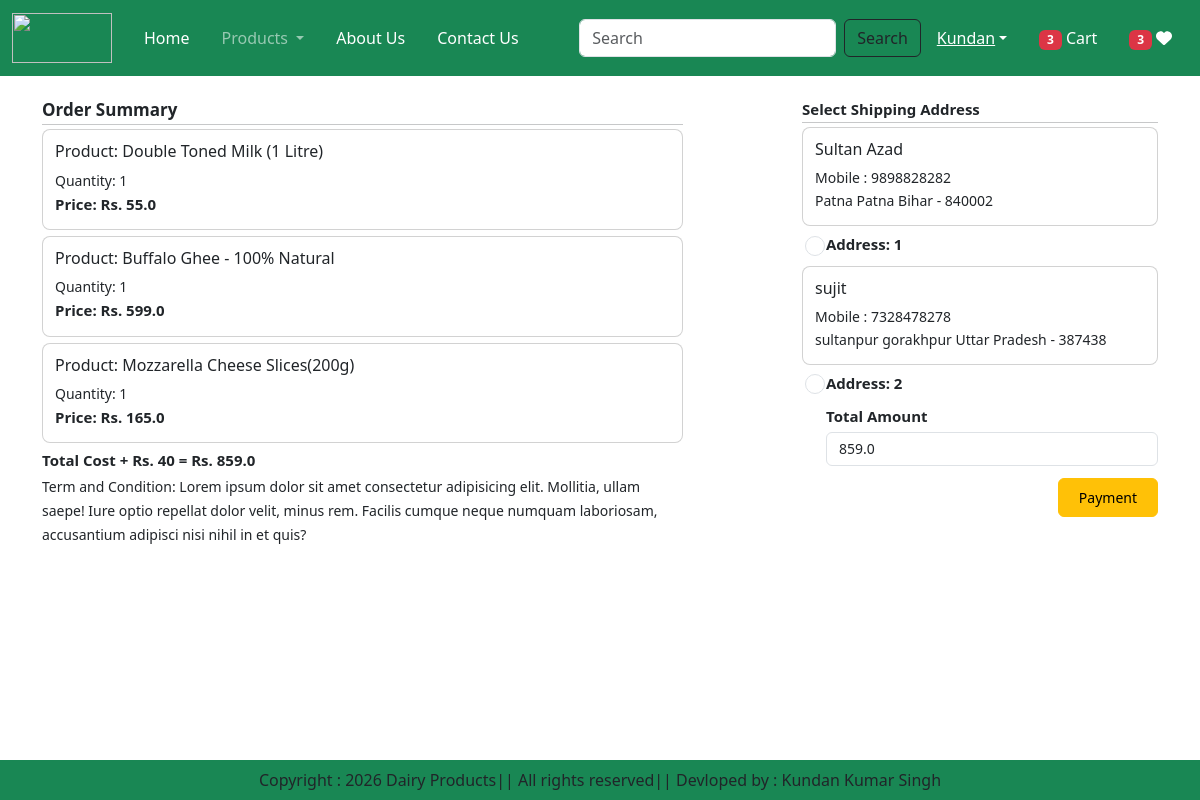
Screenshot of /checkout/ (signed in) with the database file from the repository.
### app/models.py (models this page shows, shortened)
class Cart(models.Model):
    user = models.ForeignKey(User, on_delete=models.CASCADE)
    product = models.ForeignKey(Product, on_delete=models.CASCADE)
    quantity = models.PositiveIntegerField(default=1)

class Product(models.Model):
    title = models.CharField(max_length=100)
    selling_price = models.FloatField()
    discounted_price = models.FloatField()
    description = models.TextField()
    composition = models.TextField(default='')
    prodapp = models.TextField(default='')
    category = models.CharField(choices=CATEGORY_CHOICES,max_length=2)
    product_image = models.ImageField(upload_to='product')

class Customer(models.Model):
    user = models.ForeignKey(User, on_delete=models.CASCADE)
    name = models.CharField(max_length=200)
    locality = models.CharField(max_length=200)
    city = models.CharField(max_length=50)
    mobile = models.IntegerField(default=0)
    zipcode = models.IntegerField()
    state = models.CharField(choices=STATE_CHOICES, max_length=100)

### app/views.py (the view, shortened to what this page needs)
# urls.py: path('checkout/', views.checkout.as_view(), name='checkout'),
@method_decorator(login_required,name='dispatch')
class checkout(View):
    def get(self,request):
        totalitem = 0
        wishitem = 0
        if request.user.is_authenticated:
            totalitem = len(Cart.objects.filter(user=request.user))
            wishitem = len(Wishlist.objects.filter(user=request.user))
        user=request.user
        add=Customer.objects.filter(user=user)
        cart_items= Cart.objects.filter(user=user)
        famount = 0
        for p in cart_items:
            value = p.quantity * p.product.discounted_price
            famount = famount + value
        totalamount = famount + 40
        razoramount = int(totalamount * 100)
        client = razorpay.Client(auth=(settings.RAZOR_KEY_ID,settings.RAZOR_KEY_SECRET))
        data = {"amount":razoramount,"currency":"INR","receipt":"order_rcptid_12"}
        payment_response = client.order.create(data=data)
        print(payment_response)
        order_id = payment_response['id']
        order_status = payment_response['status']
        return render(request,'app/checkout.html',locals())

### app/templates/app/checkout.html (shortened to what this page needs)
{% extends 'app/base.html' %}
{% load static %}
{% block main-content %}
<div class="container checkout-page">
  <div class="row mt-4">
    <div class="col-sm-7">
      <h4><strong>Order Summary</h4></strong>
      <hr>
      {% for item in cart_items %}
      <div class="card mb-1">
        <div class="card-body">
          <h6>Product: {{ item.product.title }}</h6>
          <p>Quantity: {{ item.quantity }}</p>
          <p class="fw-bold">
            Price: Rs. {{ item.product.discounted_price }}
          </p>
        </div>
      </div>
      {% endfor %}
      <p class="fw-bold">
        Total Cost + Rs. 40 = Rs. {{ totalamount }}
      </p>
      <small>
        Term and Condition: Lorem ipsum dolor sit amet consectetur adipisicing elit.
        Mollitia, ullam saepe! Iure optio repellat dolor velit, minus rem.
        Facilis cumque neque numquam laboriosam, accusantium adipisci nisi nihil in et quis?
      </small><br><br><br><br>
    </div>
    <div class="col-sm-4 offset-sm-1">
      <h5><strong>Select Shipping Address</h5></strong>
      <hr>
      <form method="post" id="myform">
        {% for ad in add %}
        <div class="card mb-2">
          <div class="card-body">
            <h6>{{ ad.name }}</h6>
            <p>Mobile : {{ ad.mobile }}</p>
            <p>
              {{ ad.locality }} {{ ad.city }}
              {{ ad.state }} - {{ ad.zipcode }}
            </p>
          </div>
        </div>
        <div class="form-check mt-2 mb-3">
          <input class="form-check-input" type="radio" name="custid" id="custadd{{ forloop.counter }}"
            value="{{ ad.id }}" required>
          <label class="form-check-label fw-bold" for="custadd{{ forloop.counter }}">
            Address: {{ forloop.counter }}
          </label>
        </div>
        {% endfor %}
        <div class="form-check mb-3">
          <label for="totalamount" class="form-label fw-bold">
            Total Amount
          </label>
          <input type="number" class="form-control" name="totalamount" value="{{ totalamount }}" readonly>
        </div>
        <div class="text-end">
          <button id="rzp-button1" type="submit" class="btn btn-warning">Payment</button>
        </div>
      </form>
    </div>
  </div>
</div>
{% endblock main-content %}

### app/static/app/css/style.css (style rules this page uses)
.checkout-page .card { margin-bottom: 10px; border-radius: 8px; }
.checkout-page .card-body { padding: 12px; }
.checkout-page h4 { font-size: 17px; }
.checkout-page h5 { font-size: 15px; margin-bottom: 6px; }
.checkout-page p, .checkout-page label, .checkout-page small { font-size: 14px; margin-bottom: 4px; }
.checkout-page .fw-bold { font-size: 15px; }
.checkout-page input, .checkout-page select { height: 34px; font-size: 14px; }
.checkout-page .btn { font-size: 14px; padding: 6px 16px; }
.checkout-page .btn-primary, .checkout-page .btn-warning { padding: 8px 20px; font-size: 14px; }
.checkout-page hr { margin: 8px 0; }
.checkout-page p { margin-bottom: 2px !important; }
.checkout-page h4, .checkout-page h5 { margin-bottom: 4px !important; }
.checkout-page .card { margin-bottom: 6px !important; }
.checkout-page hr { margin: 4px 0 !important; }
.checkout-page .form-check { margin-top: 4px !important; margin-bottom: 6px !important; }
.checkout-page .form-control { margin-bottom: 6px !important; }
.checkout-page .btn { margin-top: 6px !important; }
.checkout-page .form-check-input { width: 20px !important; height: 20px !important; accent-color: #ffc107; cursor: pointer; }

### rows the page displays
Cart: product "Double Toned Milk (1 Litre)", quantity "1", product.discounted_price "55.0"
Cart: product "Buffalo Ghee - 100% Natural", quantity "1", product.discounted_price "599.0"
Cart: product "Mozzarella Cheese Slices(200g)", quantity "1", product.discounted_price "165.0"
Customer: name "Sultan Azad", mobile "9898828282", locality "Patna", city "Patna", state "Bihar", zipcode "840002"
Customer: name "sujit", mobile "7328478278", locality "sultanpur", city "gorakhpur", state "Uttar Pradesh", zipcode "387438"

### other values shown
{{ totalitem }} "3"
{{ wishitem }} "3"
{{ totalamount }} "859.0"
